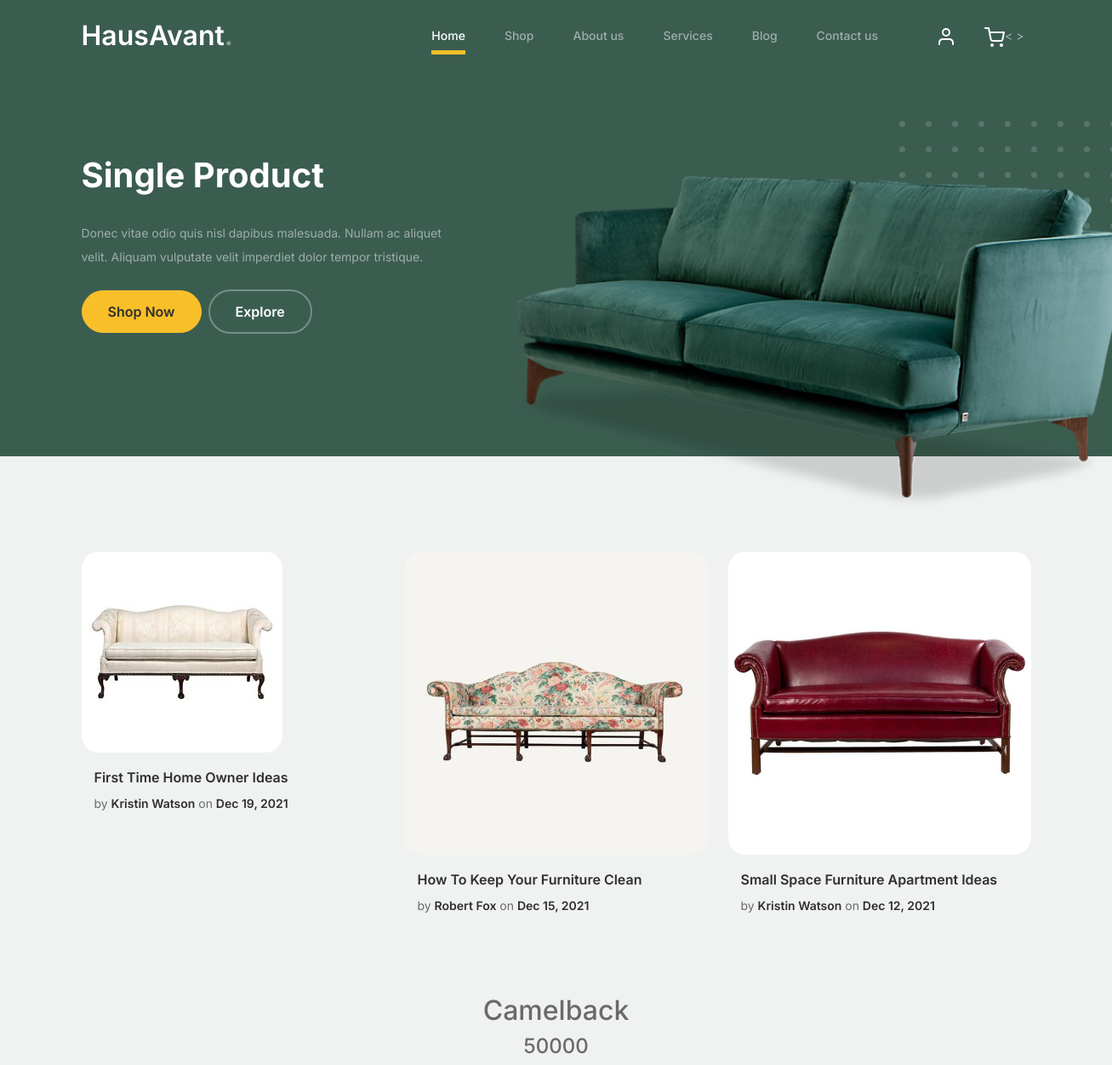
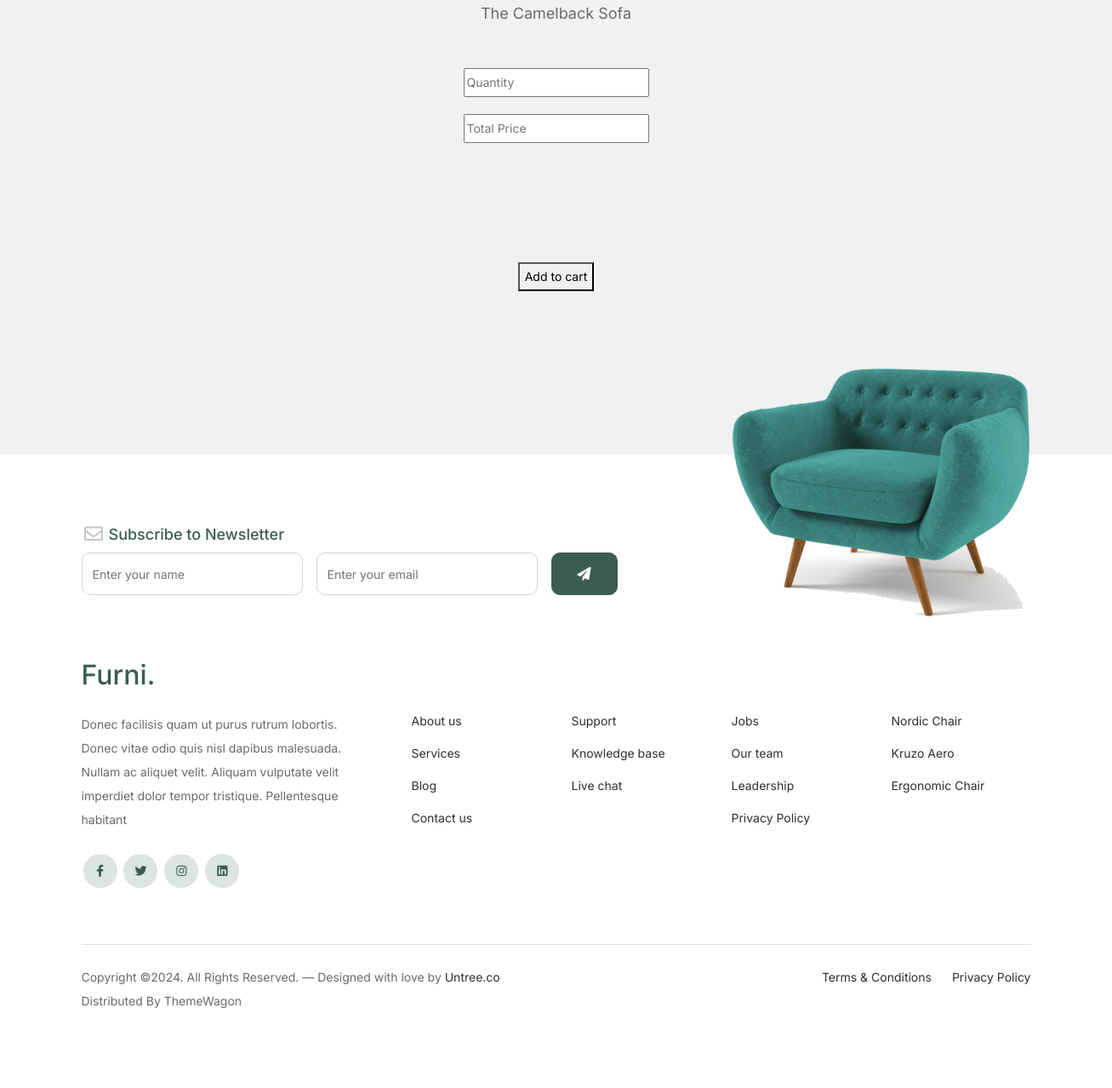
/single_product/2/, run on the app's committed database (2 pictures, top to bottom).
### adminapp/models.py (models this page shows)
class ProductDb(models.Model):
    category = models.CharField(max_length=100, null=True, blank=True)
    Product = models.CharField(max_length=100, null=True, blank=True)
    Quantity = models.IntegerField(null=True, blank=True)
    Price = models.IntegerField(null=True, blank=True)
    Country = models.CharField(max_length=100, null=True, blank=True)
    Manufacture = models.TextField(max_length=300, null=True, blank=True)
    Description = models.TextField(max_length=300, null=True, blank=True)
    Image1 = models.ImageField(upload_to="product_images",null=True,blank=True)
    Image2 = models.ImageField(upload_to="product_images",null=True,blank=True)
    Image3 = models.ImageField(upload_to="product_images",null=True,blank=True)

### webapp/views.py (the view)
# urls.py: path('single_product/<int:pro_id>/',views.single_product,name="single_product"),
def single_product(request,pro_id):
    data = ProductDb.objects.get(id=pro_id)
    return render(request,"single_product.html",{'data':data})

### webapp/templates/single_product.html (shortened to what this page needs)
<!doctype html>
{% load static %}
<html lang="en">
<head>
		<link href="{% static 'web/css/bootstrap.min.css' %}" rel="stylesheet">
		<link href="https://cdnjs.cloudflare.com/ajax/libs/font-awesome/6.0.0-beta3/css/all.min.css" rel="stylesheet">
		<link href="{% static 'web/css/tiny-slider.css' %}" rel="stylesheet">
		<link href="{% static 'web/css/style.css' %}" rel="stylesheet">
	</head>
	<body>
		<nav class="custom-navbar navbar navbar navbar-expand-md navbar-dark bg-dark" arial-label="Furni navigation bar">
			<div class="container">
				<a class="navbar-brand" href="index.html">HausAvant<span>.</span></a>
				<div class="collapse navbar-collapse" id="navbarsFurni">
					<ul class="custom-navbar-nav navbar-nav ms-auto mb-2 mb-md-0">
						<li class="nav-item active">
							<a class="nav-link" href="{% url 'home' %}">Home</a>
						</li>
						<li><a class="nav-link" href="{% url 'products_page' %}">Shop</a></li>
						<li><a class="nav-link" href="{% url 'about' %}">About us</a></li>
						<li><a class="nav-link" href="{% url 'services' %}">Services</a></li>
						<li><a class="nav-link" href="{% url 'blog' %}">Blog</a></li>
						<li><a class="nav-link" href="{% url 'contact' %}">Contact us</a></li>
					</ul>
					<ul class="custom-navbar-cta navbar-nav mb-2 mb-md-0 ms-5">
						{% if  request.session.Name %}
					   <li><a class="nav-link" href="{% url 'user_logout' %}"><img src="{% static 'web/images/user.svg' %}">Welcome {{request.session.Name}} /Logout</a></li>
                         {% else %}
						<li><a class="nav-link" href="{% url 'log_in' %}"><img src="{% static 'web/images/user.svg' %}"></a></li>
						{% endif %}
						<li><a class="nav-link" href="{% url 'cart_page' %}"><img src="{% static 'web/images/cart.svg' %}"><<span>  {{cart}}</span>>  {{cart}}</span></a></li>
					</ul>
				</div>
			</div>
		</nav>
			<div class="hero">
				<div class="container">
					<div class="row justify-content-between">
						<div class="col-lg-5">
							<div class="intro-excerpt">
								<h1>Single Product</h1>
								<p class="mb-4">Donec vitae odio quis nisl dapibus malesuada. Nullam ac aliquet velit. Aliquam vulputate velit imperdiet dolor tempor tristique.</p>
								<p><a href="" class="btn btn-secondary me-2">Shop Now</a><a href="#" class="btn btn-white-outline">Explore</a></p>
							</div>
						</div>
						<div class="col-lg-7">
							<div class="hero-img-wrap">
								<img src="{% static 'web/images/couch.png' %}" class="img-fluid">
							</div>
						</div>
					</div>
				</div>
			</div>
		<div class="blog-section">
			<div class="container">
				<div class="row">
					<div class="col-12 col-sm-6 col-md-4 mb-5">
						<div class="post-entry">
							<a href="#" class="post-thumbnail"><img src="{{data.Image1.url}}" alt="Image" class="img-fluid"></a>
							<div class="post-content-entry">
								<h3><a href="#">First Time Home Owner Ideas</a></h3>
								<div class="meta">
									<span>by <a href="#">Kristin Watson</a></span> <span>on <a href="#">Dec 19, 2021</a></span>
								</div>
							</div>
						</div>
					</div>
					<div class="col-12 col-sm-6 col-md-4 mb-5">
						<div class="post-entry">
							<a href="#" class="post-thumbnail"><img src="{{data.Image2.url}}" alt="Image" class="img-fluid"></a>
							<div class="post-content-entry">
								<h3><a href="#">How To Keep Your Furniture Clean</a></h3>
								<div class="meta">
									<span>by <a href="#">Robert Fox</a></span> <span>on <a href="#">Dec 15, 2021</a></span>
								</div>
							</div>
						</div>
					</div>
					<div class="col-12 col-sm-6 col-md-4 mb-5">
						<div class="post-entry">
							<a href="#" class="post-thumbnail"><img src="{{data.Image3.url}}" alt="Image" class="img-fluid"></a>
							<div class="post-content-entry">
								<h3><a href="#">Small Space Furniture Apartment Ideas</a></h3>
								<div class="meta">
									<span>by <a href="#">Kristin Watson</a></span> <span>on <a href="#">Dec 12, 2021</a></span>
								</div>
							</div>
						</div>
					</div>
				</div>
			</div>
		</div>
		<div class="testimonial-section before-footer-section" style="margin-top:-300px;">
			<div class="container">
				<div class="row">
					<div class="col-lg-7 mx-auto text-center">
					</div>
				</div>
				<div class="row justify-content-center">
					<div class="col-lg-12">
						<div class="testimonial-slider-wrap text-center">
							<div class="testimonial-slider">
								<div class="item">
									<div class="row justify-content-center">
										<div class="col-lg-8 mx-auto">
											<div class="testimonial-block text-center">
												<blockquote class="mb-5">
													<h2>{{data.Product}}</h2>
													<h4>{{data.Price}}</h4>
													<p>{{data.Description}}</p>
												</blockquote>
                                <form method="POST" action="{% url 'save_cart' %}">
										<div class="author-info">
												<div class="author-pic">
													<input placeholder="Quantity" type="number" id="quantity" min="1" name="qty">
													</div>
													<input type="text" placeholder="Total Price" id="total" name="tmrp"><br><br>
													<input type="hidden" value="{{request.session.Name}}" name="name"><br><br>
													<input type="hidden" value="{{data.Product}}" name="pro"><br><br>
											<button type="submit">Add to cart</button>
												</div>
                                </form>
											</div>
										</div>
									</div>
								</div>
							</div>
						</div>
					</div>
				</div>
			</div>
		</div>
		<footer class="footer-section">
			<div class="container relative">
				<div class="sofa-img">
					<img src="images/sofa.png" alt="Image" class="img-fluid">
				</div>
				<div class="row">
					<div class="col-lg-8">
						<div class="subscription-form">
							<h3 class="d-flex align-items-center"><span class="me-1"><img src="{% static 'web/images/envelope-outline.svg' %}" alt="Image" class="img-fluid"></span><span>Subscribe to Newsletter</span></h3>
							<form action="#" class="row g-3">
								<div class="col-auto">
									<input type="text" class="form-control" placeholder="Enter your name">
								</div>
								<div class="col-auto">
									<input type="email" class="form-control" placeholder="Enter your email">
								</div>
								<div class="col-auto">
									<button class="btn btn-primary">
										<span class="fa fa-paper-plane"></span>
									</button>
								</div>
							</form>
						</div>
					</div>
				</div>
				<div class="row g-5 mb-5">
					<div class="col-lg-4">
						<div class="mb-4 footer-logo-wrap"><a href="#" class="footer-logo">Furni<span>.</span></a></div>
						<p class="mb-4">Donec facilisis quam ut purus rutrum lobortis. Donec vitae odio quis nisl dapibus malesuada. Nullam ac aliquet velit. Aliquam vulputate velit imperdiet dolor tempor tristique. Pellentesque habitant</p>
						<ul class="list-unstyled custom-social">
							<li><a href="#"><span class="fa fa-brands fa-facebook-f"></span></a></li>
							<li><a href="#"><span class="fa fa-brands fa-twitter"></span></a></li>
							<li><a href="#"><span class="fa fa-brands fa-instagram"></span></a></li>
							<li><a href="#"><span class="fa fa-brands fa-linkedin"></span></a></li>
						</ul>
					</div>
					<div class="col-lg-8">
						<div class="row links-wrap">
							<div class="col-6 col-sm-6 col-md-3">
								<ul class="list-unstyled">
									<li><a href="#">About us</a></li>
									<li><a href="#">Services</a></li>
									<li><a href="#">Blog</a></li>
									<li><a href="#">Contact us</a></li>
								</ul>
							</div>
							<div class="col-6 col-sm-6 col-md-3">
								<ul class="list-unstyled">
									<li><a href="#">Support</a></li>
									<li><a href="#">Knowledge base</a></li>
									<li><a href="#">Live chat</a></li>
								</ul>
							</div>
							<div class="col-6 col-sm-6 col-md-3">
								<ul class="list-unstyled">
									<li><a href="#">Jobs</a></li>
									<li><a href="#">Our team</a></li>
									<li><a href="#">Leadership</a></li>
									<li><a href="#">Privacy Policy</a></li>
								</ul>
							</div>
							<div class="col-6 col-sm-6 col-md-3">
								<ul class="list-unstyled">
									<li><a href="#">Nordic Chair</a></li>
									<li><a href="#">Kruzo Aero</a></li>
									<li><a href="#">Ergonomic Chair</a></li>
								</ul>
							</div>
						</div>
					</div>
				</div>
				<div class="border-top copyright">
					<div class="row pt-4">
						<div class="col-lg-6">
							<p class="mb-2 text-center text-lg-start">Copyright &copy;. All Rights Reserved. &mdash; Designed with love by <a href="https://untree.co">Untree.co</a> Distributed By <a hreff="https://themewagon.com">ThemeWagon</a>
            </p>
						</div>
						<div class="col-lg-6 text-center text-lg-end">
							<ul class="list-unstyled d-inline-flex ms-auto">
								<li class="me-4"><a href="#">Terms &amp; Conditions</a></li>
								<li><a href="#">Privacy Policy</a></li>
							</ul>
						</div>
					</div>
				</div>
			</div>
		</footer>
	</body>
</html>

### webapp/static/web/css/tiny-slider.css (style rules this page uses)
.tns-slider { -webkit-transition:all 0s;-moz-transition:all 0s;transition:all 0s }
.tns-slider>.tns-item { -webkit-box-sizing:border-box;-moz-box-sizing:border-box;box-sizing:border-box }
.tns-horizontal.tns-subpixel { white-space:nowrap }
.tns-horizontal.tns-subpixel>.tns-item { display:inline-block;vertical-align:top;white-space:normal }

### data on the page
ProductDb: Image1 (picture), Image2 (picture), Image3 (picture), Product "Camelback", Price "50000", Description "The Camelback Sofa"
